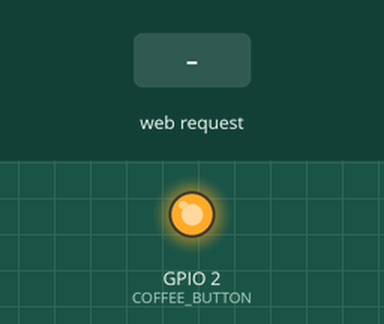
This sketch was run on a simulated ESP8266 (NodeMCU). Shown: output pins drawn as LEDs (lit = HIGH). Inputs (shaded band) come from the test bench. WiFi joins after 1.5 s; servers stay silent unless stated; pins used as bus, display or sensor lines are not drawn; what the sketch prints to the serial monitor is not drawn.

Above: at 2.7 s.
2.8 s: HTTP request GET /c received
At 3.1 s:
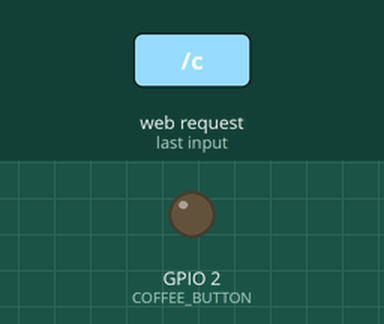
5.3 s: HTTP request GET /p received
6.8 s: HTTP request GET /s received
Timing chart, 0 to 9.8 s (numbered marks = the images above; inputs shaded):
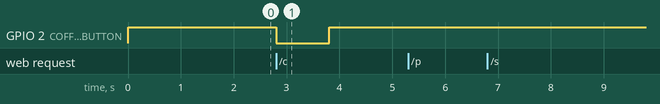

Measured:
- after the input at 2.8 s, GPIO 2 (COFFEE_BUTTON): HIGH → LOW at once, → HIGH 1.0 s later
- after the input at 5.3 s, every drawn part: stays the same
- after the input at 6.8 s, every drawn part: stays the same

The sketch:

waitress.ino
```cpp
/*
 Automate your coffee machine using esp8266
 */

#include <ESP8266WiFi.h>

const char* ssid     = "YOUR WIFI SSID";
const char* password = "YOURPASSWORD";
const int POWER_BUTTON = 0;
const int COFFEE_BUTTON = 2;

const int PENDING_ACTION = 0;
const int POWER_ACTION = 1;
const int COFFEE_ACTION = 2;
const int SMALL_ACTION = 3;
const int MEDIUM_ACTION = 4;
const int LARGE_ACTION = 5;

WiFiServer server(80);

void setup()
{
    Serial.begin(115200);
    pinMode(POWER_BUTTON, OUTPUT);
    digitalWrite(POWER_BUTTON, HIGH);
    pinMode(COFFEE_BUTTON, OUTPUT);
    digitalWrite(COFFEE_BUTTON, HIGH);
    delay(10);

    // We start by connecting to a WiFi network

    Serial.println();
    Serial.println();
    Serial.print("Connecting to ");
    Serial.println(ssid);

    WiFi.begin(ssid, password);

    while (WiFi.status() != WL_CONNECTED) {
        delay(500);
        Serial.print(".");
    }

    Serial.println("");
    Serial.println("WiFi connected.");
    Serial.println("IP address: ");
    Serial.println(WiFi.localIP());

    server.begin();

}

int value = 0;
int waitressAction = PENDING_ACTION;

void loop(){
  WiFiClient client = server.available();

  if (client) {
    Serial.println("New Client.");
    String currentLine = "";
    while (client.connected()) {
      if (client.available()) {
        char c = client.read();
        Serial.write(c);

        if (c == '\n') {

          if (currentLine.length() == 0) {

            printMenu(client, waitressAction);

            break;
          } else {
            currentLine = "";
          }
        } else if (c != '\r') {
          currentLine += c;
        }


        waitressAction = getStatus(currentLine, waitressAction);
      }
    }
    client.stop();
    Serial.println("Client Disconnected.");


  }

  waitress(waitressAction);
}

void printMenu(WiFiClient client, const int waitressAction)
{
  client.println("HTTP/1.1 200 OK");
  client.println("Content-type:text/html");
  client.println();
  client.print("<html><body><style>a{display:block;height:50px;margin:2px;font-size:60px;text-align:center;background-color:#dbdbdb;color:white;padding:100px;text-decoration:none;border-radius:5px;}</style>");

  if (PENDING_ACTION == waitressAction) {
    client.print("<a href=\"/p\">Power</a>");
    client.print("<a href=\"/c\">Coffee</a>");
    client.print("<a href=\"/s\">Small</a>");
    client.print("<a href=\"/m\">Medium</a>");
    client.print("<a href=\"/l\">Large</a>");
  } else {
    client.print("Sorry waitress actually working, please wait<br><a href=\"/\">Refresh</a>");
  }

  client.println("<body></html>");
}

int getStatus(const String currentLine, const int waitressAction)
{
    if (currentLine.endsWith("GET /p")) {
      return POWER_ACTION;
    } else if (currentLine.endsWith("GET /c")) {
      return COFFEE_ACTION;
    } else if (currentLine.endsWith("GET /s")) {
      return SMALL_ACTION;
    } else if (currentLine.endsWith("GET /m")) {
      return MEDIUM_ACTION;
    } else if (currentLine.endsWith("GET /l")) {
      return LARGE_ACTION;
    }

    return waitressAction;
}

void waitress(const int waitressCurrentAction)
{
   if (PENDING_ACTION != waitressCurrentAction){
      Serial.print("Calling waitress with action:");
      Serial.print(waitressCurrentAction);
      server.stop();
      Serial.end();
      switch(waitressCurrentAction){
        case POWER_ACTION:
          pushButton(POWER_BUTTON);
          break;
        case COFFEE_ACTION:
          pushButton(COFFEE_BUTTON);
          break;
        case SMALL_ACTION:
          serve(15000);
          break;
        case MEDIUM_ACTION:
          serve(20000);
          break;
        case LARGE_ACTION:
          serve(25000);
          break;
      }
      server.begin();
      Serial.begin(115200);
      waitressAction = PENDING_ACTION;
   }
}

void pushButton(const int button)
{
    digitalWrite(button, LOW);
    delay(1000);
    digitalWrite(button, HIGH);
}

void serve(const int timetowait)
{
  pushButton(POWER_BUTTON);
  delay(75000);
  pushButton(COFFEE_BUTTON);
  delay(timetowait);
  pushButton(POWER_BUTTON);
}
```
